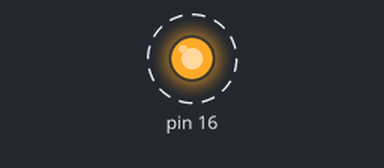
Simulated run of this sketch. Board: Arduino Uno, built with avr-gcc and run on an emulated ATmega328P. On the bench: output pins drawn as LEDs (lit = HIGH). Dashed ring = blinking.

Above: at 0.5 s.
Timing chart, 0 to 4.6 s (numbered marks = the images above):
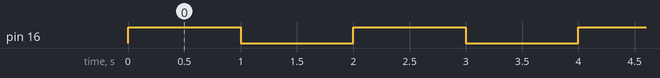

Measured:
- by itself, pin 16: alternates HIGH for 1.0 s and LOW for 1.0 s

The sketch:

ch2_1_1.ino
```cpp
//Generated Date: Thu, 09 May 2024 13:23:37 GMT


void setup()
{

}

void loop()
{
  pinMode(16, OUTPUT);
  digitalWrite(16, HIGH);
  delay(1000);
  pinMode(16, OUTPUT);
  digitalWrite(16, LOW);
  delay(1000);
}
```
